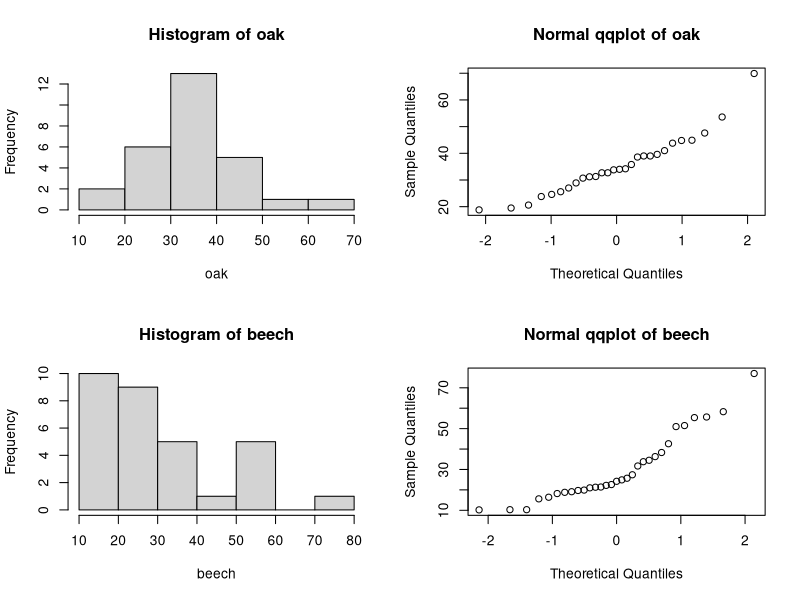
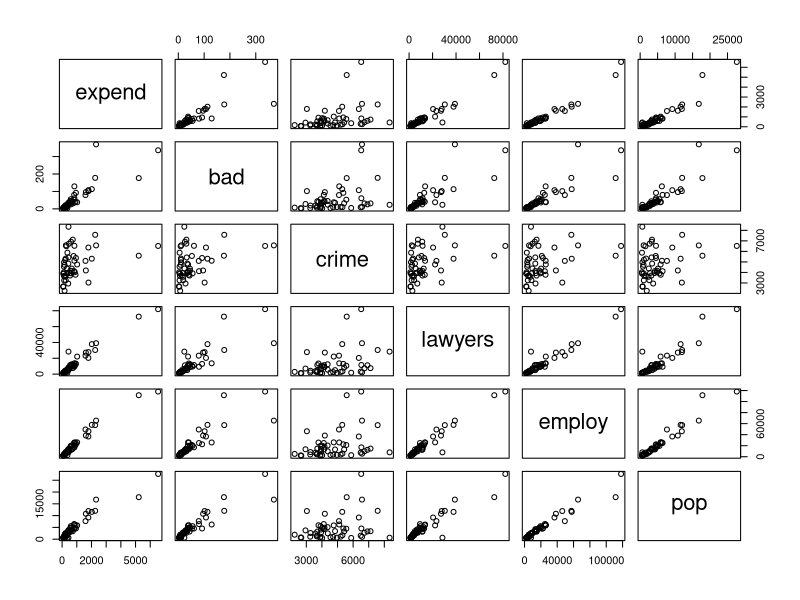
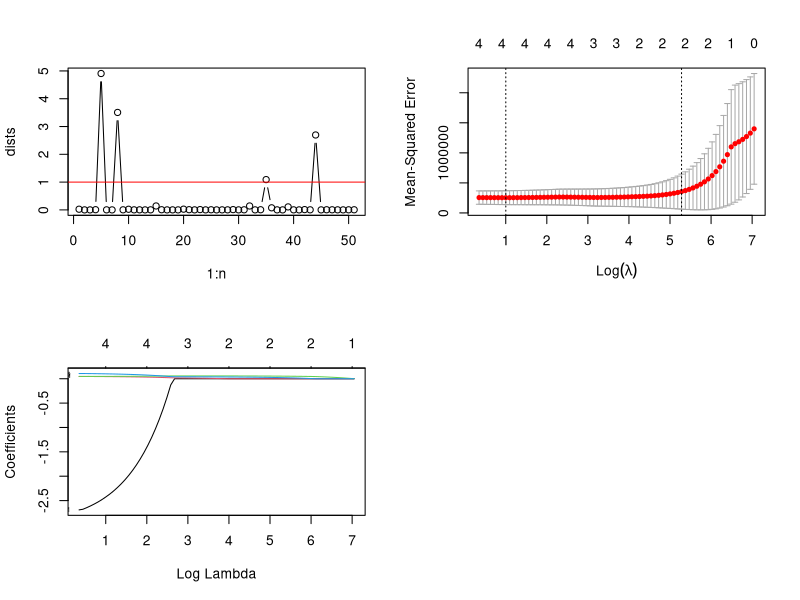

Write the R code that produced these figures, in order.
## ---- chunk 1
options(digits=3) # e.g. for anova and summary() outputs...

# helper function to check normality throughout this assignment
checkNorm = function(data, name, unit="") {
  xlab = name
  if (unit != "") {
    xlab = sprintf("%s (%s)", name, unit)
  }
  hist(data, main=sprintf("Histogram of %s", name), xlab=xlab)
  qqnorm(data, main=sprintf("Normal qqplot of %s", name))
  res = shapiro.test(data)
  print(sprintf("Shapiro-Wilk normality p-value for %s: %.3f", name, res$p.value))
  return(res$p.value)
}

printPval = function(pval) {
  print(sprintf("p-value = %.3f", pval))
}

conclude = function(pval, hypothesis, type="test") {
  if (pval < 0.05) {
    return(sprintf("the p-value $%.3f<0.05$ for this %s suggests is sufficient evidence to reject the $H_0$ (%s).", pval, type, hypothesis));
  } else {
    return(sprintf("the p-value $%.3f>0.05$ for this %s suggests there's insufficient evidence to reject the $H_0$ (%s).", pval, type, hypothesis));
  }
}
## ---- chunk 2
trees = read.table("treeVolume.txt", header=T)
model = lm(volume~type, data=trees)
print("model coefficients:"); summary(model)$coefficients
res = anova(model)
sprintf("ANOVA p-value for type = %.3f", res["type", "Pr(>F)"])
## ---- chunk 3
oaks = dplyr::filter(trees, type == "oak")
beeches = dplyr::filter(trees, type != "oak")
par(mfrow = c(2, 2))
# making plots 
pval = checkNorm(oaks$volume, "oak")
pval = checkNorm(beeches$volume, "beech")

sprintf("oak mean volume = %.3f, beech mean volume = %.3f", mean(oaks$volume), mean(beeches$volume))

# TODO: we don't have to actually do this t test
#res = t.test(oaks$volume, beeches$volume)
#printPval(res$p.value)
## ---- chunk 4
new_oak = data.frame(type="oak"); new_beech = data.frame(type = "beech")
pred1 = predict(model, new_oak); pred2 = predict(model, new_beech)
sprintf("predicted volumes: oak = %.3f, beech = %.3f", pred1, pred2)
## ---- chunk 5
model = lm(volume~type*diameter + height, data=trees)
res = anova(model)
sprintf("ANOVA p-value for type:diameter = %.3f", res["type:diameter", "Pr(>F)"])
## ---- chunk 6
model = lm(volume~type*height + diameter, data=trees)
res = anova(model)
sprintf("ANOVA p-value for type:diameter = %.3f", res["type:height", "Pr(>F)"])
## ---- chunk 7
model = lm(volume~type+height+diameter, data=trees)
print("model coefficients:"); summary(model)$coefficients
print("anova:"); res = anova(model); res
## ---- chunk 8
# build better model where type isn't considered
modelC = lm(volume~height+diameter, data=trees)

avgTree = data.frame(height=mean(trees$height), diameter=mean(trees$diameter))
pred = predict(modelC, avgTree)
sprintf("predicted volume of average tree = %.3f", pred)
# mean(trees$volume) # this also gives the same result as expected

r2 = summary(modelC)$r.squared; ar2 = summary(modelC)$adj.r.squared
sprintf("modelC: R^2 = %.3f, Adj. R^2 = %.3f", r2, ar2)
## ---- chunk 9
# create predictor as cylinderical volume
trees$cylinder = trees$diameter * pi * trees$height

modelD = lm(volume~cylinder, data=trees)
print("model coefficients:"); summary(modelD)$coefficients
r2 = summary(modelD)$r.squared; ar2 = summary(modelD)$adj.r.squared
sprintf("model: R^2 = %.3f, Adj. R^2 = %.3f", r2, ar2)
print("ANOVA:"); anova(model)
## ---- chunk 10
crimes = read.table("expensescrime.txt", header=T)
pairs(crimes[,-1])
crimes$state = factor(crimes$state)


model = lm(expend~bad+crime+lawyers+employ+pop, data=crimes)
summary(model)$coefficients
anova(model)

print('model 2:')
model = lm(expend~crime+bad+lawyers+employ+pop, data=crimes)
summary(model)$coefficients
anova(model)

# sorting by population
#crimes[order(crimes$pop, decreasing=TRUE),]



#crimes
## ---- chunk 11
n = length(crimes[,1])
dists = cooks.distance(model)
plot(1:n, dists, type="b")
abline(1, 0, col = 'red') # plot y=1 for reference

# these are the indices into crimes that are cook's points
dists[dists > 1]
# TODO: print state names
#cooked = crimes[dists[dists > 1],]
#cooked

# investigating collinearity
cor(crimes[,-1])
res = cor(crimes[,-1])
# using 0.8 as a threshold to help with visiblility
res[res >= 0.8] = T; res[res <= 0.8] = F; 
res
## ---- chunk 12
evalModel = function(model, name) {
  print(sprintf("adding var '%s':", name))
  print(summary(model)$coefficients)
  r2 = summary(model)$r.squared; ar2 = summary(model)$adj.r.squared
  sprintf("model: R^2 = %.3f", r2)
}

evalModel(lm(expend~bad, data=crimes), name="bad")
evalModel(lm(expend~crime, data=crimes), name="crime")
evalModel(lm(expend~lawyers, data=crimes), name="lawyers")
evalModel(lm(expend~employ, data=crimes), name="employ")
evalModel(lm(expend~pop, data=crimes), name="pop")

# employ has highest adj. R^2 (0.955) and is significant
print("****round2****")
evalModel(lm(expend~employ+bad, data=crimes), name="bad")
evalModel(lm(expend~employ+crime, data=crimes), name="crime")
evalModel(lm(expend~employ+lawyers, data=crimes), name="lawyers")
evalModel(lm(expend~employ+pop, data=crimes), name="pop")
## ---- chunk 13
model = lm(expend~employ, data=crimes) # result of part 2b
state = data.frame(bad=50, crime=5000, lawyers=5000, employ=5000, pop=5000)
predict(model, state, interval="prediction")
## ---- chunk 14
x=as.matrix(crimes[,-1])
x=x[,-1]
y=crimes[,2]
x


train=sample(1:nrow(x),0.67*nrow(x))
x.train=x[train,]; y.train=y[train]
x.test=x[-train,]; y.test = y[-train] 

lm.model=lm(expend~bad+crime+lawyers+employ+pop,data=crimes,subset=train)
y.predict.lm=predict(lm.model,newdata=crimes[-train,])
mse.lm=mean((y.test-y.predict.lm)^2); mse.lm

mse.lm

library(glmnet) 
lasso.model=glmnet(x.train,y.train,alpha=1)
lasso.cv=cv.glmnet(x.train,y.train,alpha=1,type.measure="mse",nfolds=5)

plot(lasso.model,label=T,xvar="lambda")

plot(lasso.cv) 

lambda.min=lasso.cv$lambda.min; lambda.1se=lasso.cv$lambda.1se; 
lambda.min; lambda.1se 
coef(lasso.model,s=lasso.cv$lambda.min) 
coef(lasso.model,s=lasso.cv$lambda.1se) 

lasso.pred1=predict(lasso.model,s=lambda.min,newx=x.test) 
lasso.pred2=predict(lasso.model,s=lambda.1se,newx=as.matrix(x.test))
mse1.lasso=mean((y.test-lasso.pred1)^2); mse1.lasso
mse2.lasso=mean((y.test-lasso.pred2)^2); mse2.lasso
## ---- chunk 15
library(glmnet)



## ---- chunk 16
titanic = read.table("titanic.txt", header=T)
#titanic
## ---- chunk 17
coups = read.table("coups.txt", header=T)
#coups
